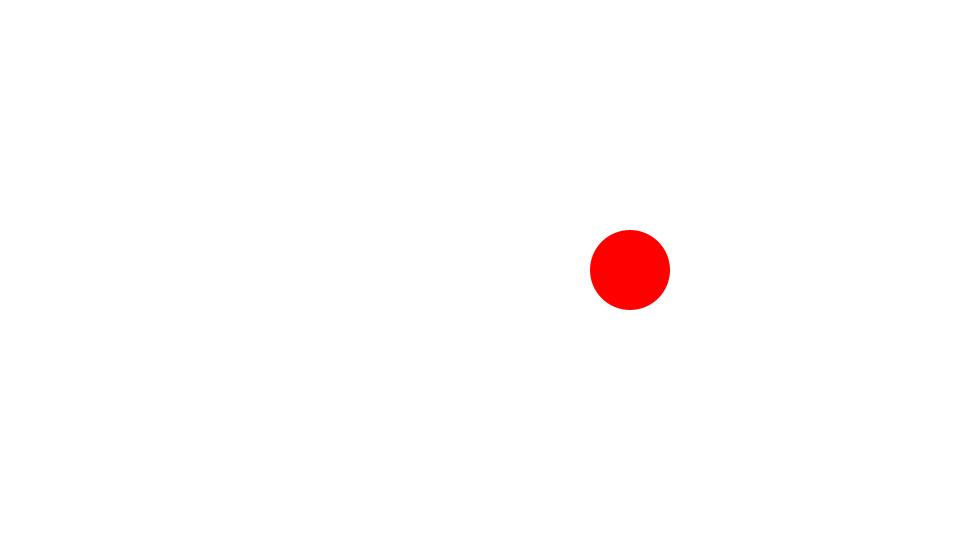
Frame 1 (no input)
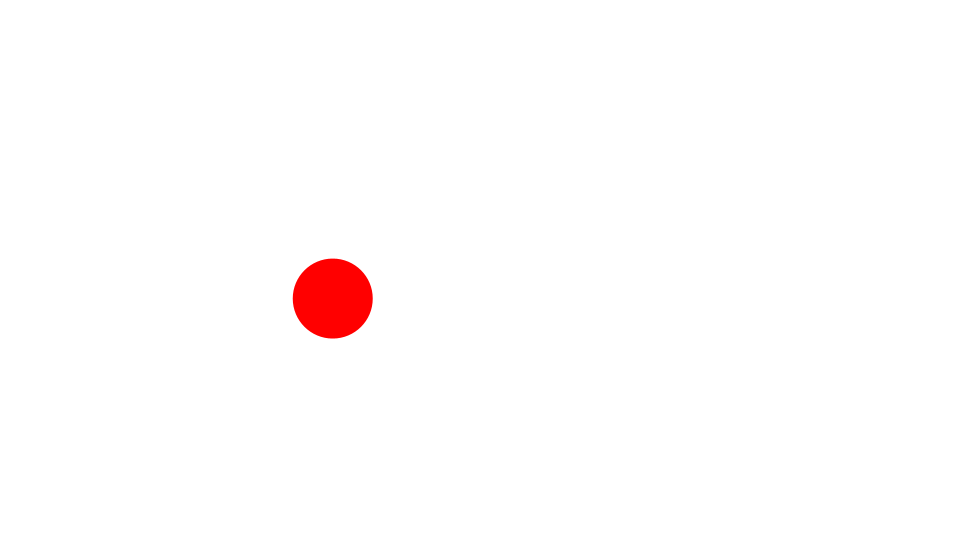
Frame 60 (the mouse pressed at the canvas centre just before this capture)
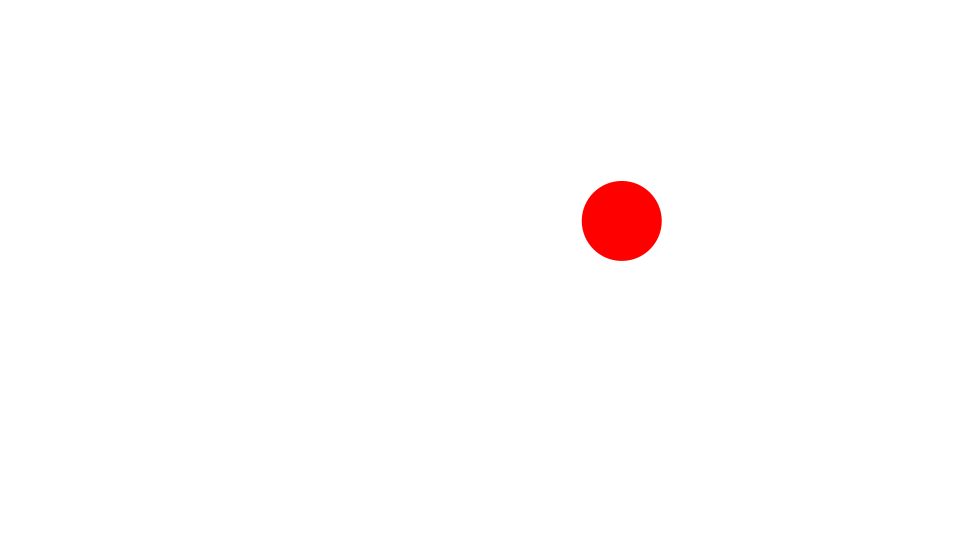
Frame 120 (the mouse held since frame 60 and released just before this capture)

The Processing sketch that drew these frames (run headless with seeded random() and noise(); from frame 60 on, the mouse is pressed at the canvas centre):

// Processing sketch: Rotate1
// ── Rotate1.pde
Ball ball;
float angle;
float radius = 150;
float vr = 0.05;

void setup() {
  size(960, 540);
  frameRate(30);
  initialize();
}

void initialize() {
  smooth();
  noStroke();
  ball = new Ball();
  ball.x = width/2;
  ball.y = height/2;
  ball.radius = 40;
  ball.setFillColor(color(255, 0, 0));
}

void draw() {
  background(255);

  ball.x = width/2 + cos(angle)*radius;
  ball.y = height/2 + sin(angle)*radius;
  angle += vr;
  ball.update();
}

////////////////////////////////

class Ball extends Sprite {
  float radius;
  
  Ball(){
    super();
  }
  
  void draw(){
    if(dist(mouseX, mouseY, x, y) < radius) {
      isRollOver = true;
    }else{
      isRollOver = false;
    }
    ellipse(0, 0, radius*2, radius*2);
  }
}

////////////////////////////////

class Sprite {
  float x, y;
  float scaleX, scaleY;
  float width, height;
  float rotation;
  boolean visible;
  color strokeColor;
  color fillColor;
  Boolean isStroke;
  Boolean isFill;
  Boolean isRollOver;
  Boolean locked;
  float xoff, yoff;
 
  Sprite() {
    x = 0.0;
    y = 0.0;
    scaleX = 1.0;
    scaleY = 1.0;
    rotation = 0.0;
    strokeColor = color(0);
    fillColor = color(0);
    isStroke = false;
    isFill = false;
    isRollOver = false;
    locked = false;
    visible = true;
  }
  
  void update() {
    if(! visible) return;
    pushMatrix();
    if(locked){
      x = mouseX - xoff;
      y = mouseY - yoff;
    }  
    translate(x, y);
    scale(scaleX, scaleY);
    rotate(rotation * PI / 180.0);
    if(isStroke) stroke(strokeColor);
    if(isFill) fill(fillColor);
    draw();
    popMatrix();
  }
  
  void setStrokeColor(color strokeColor) {
    this.strokeColor = strokeColor;
    isStroke = true;
  }
  
  void setFillColor(color fillColor) {
    this.fillColor = fillColor;
    isFill = true;
  }
  
  void startDrag() {
    if(isRollOver){
      locked = true;
      xoff = mouseX - x;
      yoff = mouseY - y;
    }
  }
  
  void stopDrag() {
    locked = false;
  }
  
  void draw() {}
}
